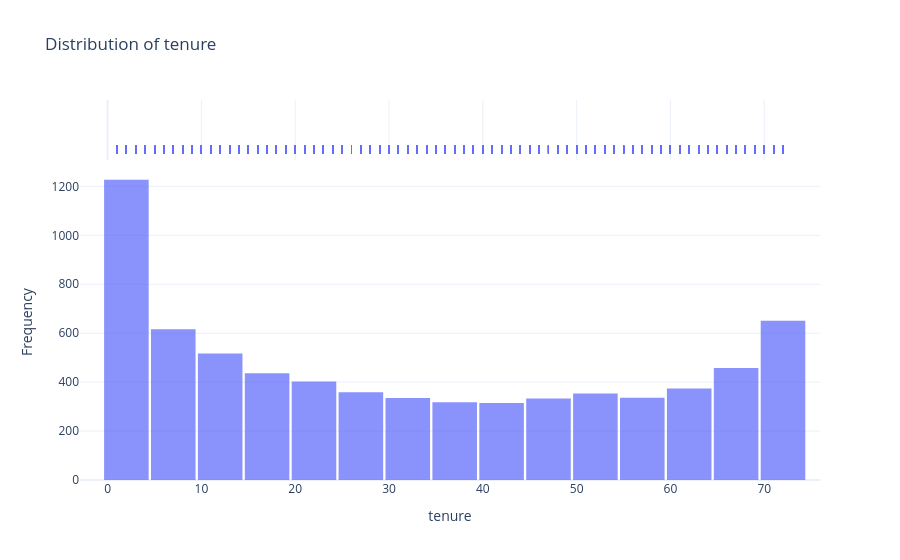
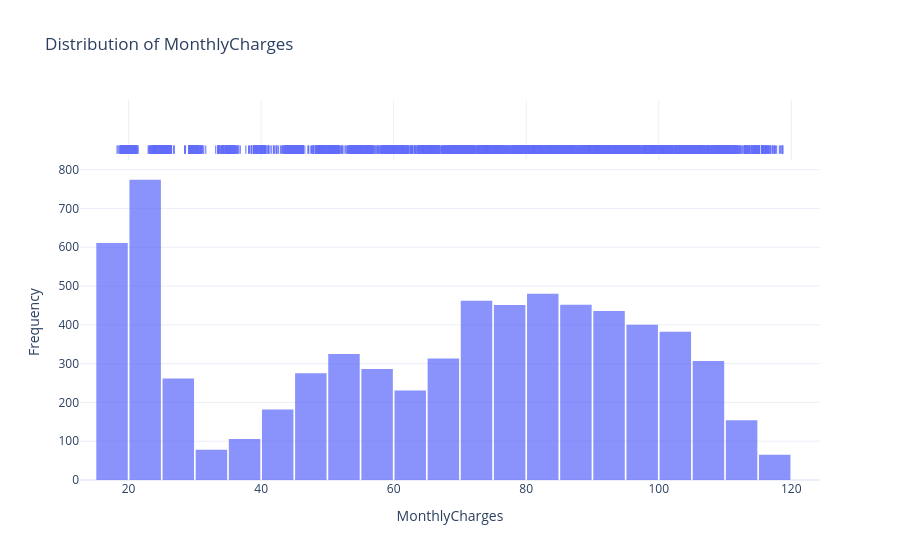
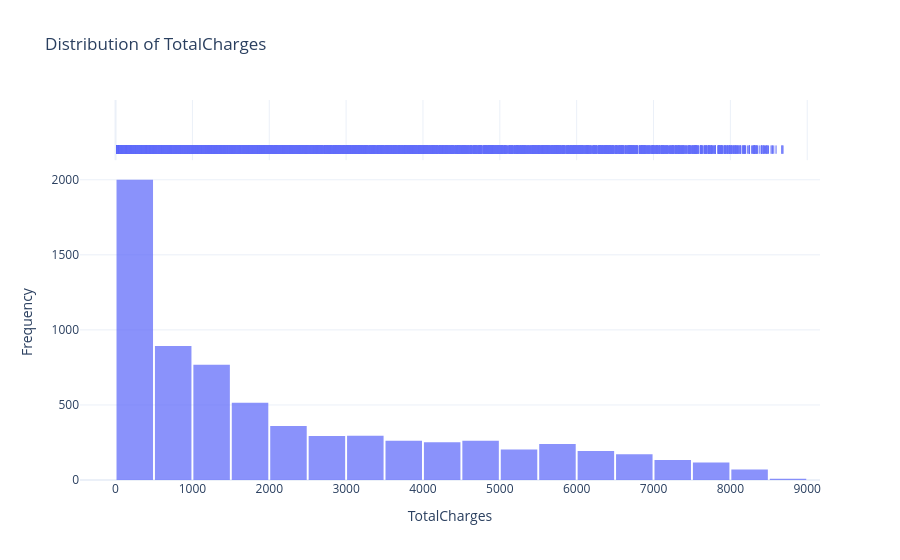

The notebook cell saved with these charts, in order:
### Code cell
import plotly.express as px

for col in numerical_columns:

    fig = px.histogram(
        data_frame=churn_cleaned_df,
        x=col,
        nbins=30,
        marginal="rug",
        title=f"Distribution of {col}",
        labels={col: col},
        opacity=0.75
    )

    fig.update_layout(
        xaxis_title=col,
        yaxis_title="Frequency",
        template="plotly_white",
        bargap=0.05
    )

    fig.show()

### Figure 1 — Plotly figure (JSON) as saved in the notebook; plotly's stock layout.template omitted (floating-point values rounded to 4 significant figures; data arrays with more than 128 entries replaced by an {"elided": "..."} marker saying what was removed)
{"data": [{"bingroup": "x", "hovertemplate": "tenure=%{x}<br>count=%{y}<extra></extra>", "legendgroup": "", "marker": {"color": "#636efa", "opacity": 0.75, "pattern": {"shape": ""}}, "name": "", "nbinsx": 30, "orientation": "v", "showlegend": false, "type": "histogram", "x": {"elided": "7032 int values"}, "xaxis": "x", "yaxis": "y"}, {"boxpoints": "all", "fillcolor": "rgba(255,255,255,0)", "hoveron": "points", "hovertemplate": "tenure=%{x}<extra></extra>", "jitter": 0, "legendgroup": "", "line": {"color": "rgba(255,255,255,0)"}, "marker": {"color": "#636efa", "symbol": "line-ns-open"}, "name": "", "showlegend": false, "type": "box", "x": {"elided": "7032 int values"}, "xaxis": "x2", "yaxis": "y2"}], "layout": {"bargap": 0.05, "barmode": "relative", "legend": {"tracegroupgap": 0}, "title": {"text": "Distribution of tenure"}, "xaxis": {"anchor": "y", "domain": [0, 1], "title": {"text": "tenure"}}, "xaxis2": {"anchor": "y2", "domain": [0, 1], "matches": "x", "showgrid": true, "showticklabels": false}, "yaxis": {"anchor": "x", "domain": [0, 0.8316], "title": {"text": "Frequency"}}, "yaxis2": {"anchor": "x2", "domain": [0.8416, 1], "matches": "y2", "showgrid": false, "showline": false, "showticklabels": false, "ticks": ""}}}

### Figure 2 — Plotly figure (JSON) as saved in the notebook; plotly's stock layout.template omitted (floating-point values rounded to 4 significant figures; data arrays with more than 128 entries replaced by an {"elided": "..."} marker saying what was removed)
{"data": [{"bingroup": "x", "hovertemplate": "MonthlyCharges=%{x}<br>count=%{y}<extra></extra>", "legendgroup": "", "marker": {"color": "#636efa", "opacity": 0.75, "pattern": {"shape": ""}}, "name": "", "nbinsx": 30, "orientation": "v", "showlegend": false, "type": "histogram", "x": {"elided": "7032 float values"}, "xaxis": "x", "yaxis": "y"}, {"boxpoints": "all", "fillcolor": "rgba(255,255,255,0)", "hoveron": "points", "hovertemplate": "MonthlyCharges=%{x}<extra></extra>", "jitter": 0, "legendgroup": "", "line": {"color": "rgba(255,255,255,0)"}, "marker": {"color": "#636efa", "symbol": "line-ns-open"}, "name": "", "showlegend": false, "type": "box", "x": {"elided": "7032 float values"}, "xaxis": "x2", "yaxis": "y2"}], "layout": {"bargap": 0.05, "barmode": "relative", "legend": {"tracegroupgap": 0}, "title": {"text": "Distribution of MonthlyCharges"}, "xaxis": {"anchor": "y", "domain": [0, 1], "title": {"text": "MonthlyCharges"}}, "xaxis2": {"anchor": "y2", "domain": [0, 1], "matches": "x", "showgrid": true, "showticklabels": false}, "yaxis": {"anchor": "x", "domain": [0, 0.8316], "title": {"text": "Frequency"}}, "yaxis2": {"anchor": "x2", "domain": [0.8416, 1], "matches": "y2", "showgrid": false, "showline": false, "showticklabels": false, "ticks": ""}}}

### Figure 3 — Plotly figure (JSON) as saved in the notebook; plotly's stock layout.template omitted (floating-point values rounded to 4 significant figures; data arrays with more than 128 entries replaced by an {"elided": "..."} marker saying what was removed)
{"data": [{"bingroup": "x", "hovertemplate": "TotalCharges=%{x}<br>count=%{y}<extra></extra>", "legendgroup": "", "marker": {"color": "#636efa", "opacity": 0.75, "pattern": {"shape": ""}}, "name": "", "nbinsx": 30, "orientation": "v", "showlegend": false, "type": "histogram", "x": {"elided": "7032 float values"}, "xaxis": "x", "yaxis": "y"}, {"boxpoints": "all", "fillcolor": "rgba(255,255,255,0)", "hoveron": "points", "hovertemplate": "TotalCharges=%{x}<extra></extra>", "jitter": 0, "legendgroup": "", "line": {"color": "rgba(255,255,255,0)"}, "marker": {"color": "#636efa", "symbol": "line-ns-open"}, "name": "", "showlegend": false, "type": "box", "x": {"elided": "7032 float values"}, "xaxis": "x2", "yaxis": "y2"}], "layout": {"bargap": 0.05, "barmode": "relative", "legend": {"tracegroupgap": 0}, "title": {"text": "Distribution of TotalCharges"}, "xaxis": {"anchor": "y", "domain": [0, 1], "title": {"text": "TotalCharges"}}, "xaxis2": {"anchor": "y2", "domain": [0, 1], "matches": "x", "showgrid": true, "showticklabels": false}, "yaxis": {"anchor": "x", "domain": [0, 0.8316], "title": {"text": "Frequency"}}, "yaxis2": {"anchor": "x2", "domain": [0.8416, 1], "matches": "y2", "showgrid": false, "showline": false, "showticklabels": false, "ticks": ""}}}
